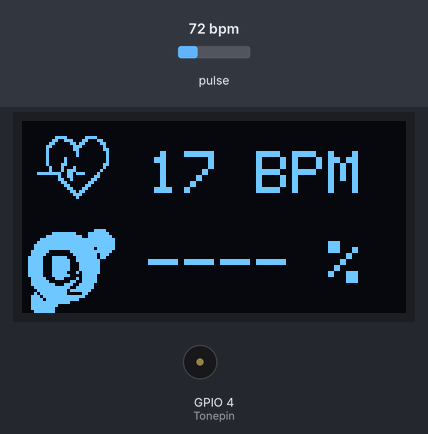
Simulated run of this sketch. Board: ESP32. Shown: 128×64 one-colour display, buzzer (waves = sounding). The test bench sets the inputs (shaded band); at power-on: pulse 72 bpm. The display library's start-up logo is not drawn; what the sketch prints to the serial monitor is not drawn.

Above: at 4.2 s.
4.3 s: pulse set to 124 bpm
At 4.72 s:
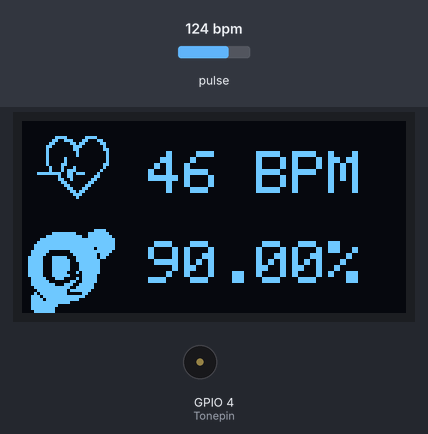
6.5 s: pulse set to 127 bpm
At 7.23 s:
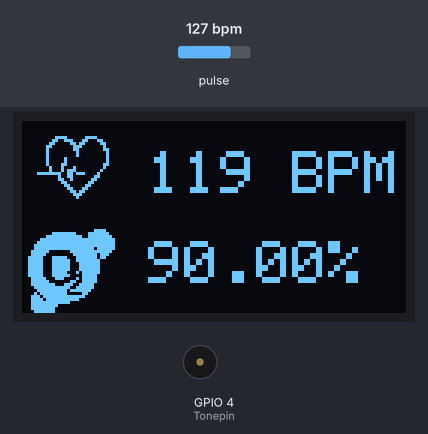
8.5 s: pulse set to 59 bpm
At 9.8 s:
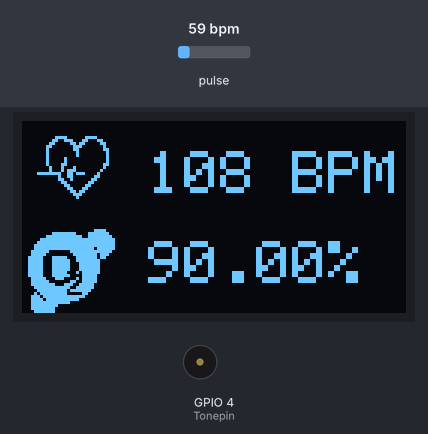
Timing chart, 0 to 17.5 s (numbered marks = the images above; inputs shaded):
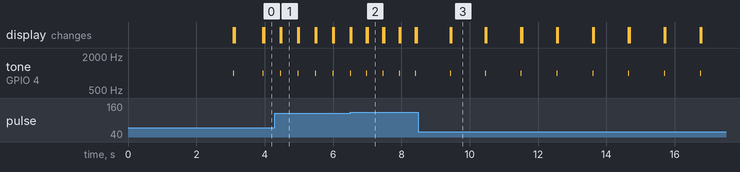

Measured:
- after the input at 4.3 s, tone on GPIO 4 (Tonepin): alternates 1000 Hz for 0.01 s and silent for 0.50 s, starting after 0.16 s
- after the input at 6.5 s, the display: first differs from a run without the input after 0.51 s (image 2)
- after the input at 8.5 s, tone on GPIO 4 (Tonepin): alternates 1000 Hz for 0.01 s and silent for 1.0 s, starting after 0.93 s
- by itself, tone on GPIO 4 (Tonepin): alternates 1000 Hz for 0.01 s and silent for 0.85 s
- what the display in image 1 shows lasts 0.5 s, from 4.5 s to 5.0 s
- what the display in image 2 shows lasts 0.5 s, from 7.0 s to 7.5 s
- what the display in image 3 shows lasts 0.9 s, from 9.5 s to 10.4 s

The sketch:

02SPO2_BPM.ino
```cpp
//https://youtu.be/ghTtpUTSc4o
//安裝程式庫及版本:1.Adafruit SSD1306(2.4.6版)、2.Adafruit GFX(1.10.12版)、3.MAX30105(不限)、4.ESP32Servo(不限版本)
//特別注意，檢查Adafruit BusIO的版本是否為1.7.5版本，否則編譯會出錯

#include <Adafruit_GFX.h>    //OLED libraries
#include <Adafruit_SSD1306.h> //OLED libraries
#include "MAX30105.h"           //MAX3010x library
#include "heartRate.h"          //Heart rate calculating algorithm
#include "ESP32Servo.h"
MAX30105 particleSensor;

//Các biến dùng để tính nhịp tim
const byte RATE_SIZE = 4;
byte rates[RATE_SIZE]; // mảng nhịp tim
byte rateSpot = 0;
long lastBeat = 0;
float beatsPerMinute;// Thời điểm nhịp cuối cùng xảy ra
int beatAvg;

//Các biến dùng để tính lượng oxy trong máu
double avered = 0;
double aveir = 0;
double sumirrms = 0;
double sumredrms = 0;

double SpO2 = 0;
double ESpO2 = 90.0;//Giá trị ban đầu
double FSpO2 = 0.7; //filter factor for estimated SpO2
double frate = 0.95; //low pass filter for IR/red LED value to eliminate AC component
int i = 0;
int Num = 30;//取樣30次才計算1次
#define FINGER_ON 7000    //紅外線最小量（判斷手指有沒有上）
#define MINIMUM_SPO2 90.0 //血氧最小量

//OLED設定
#define SCREEN_WIDTH 128 //OLED寬度
#define SCREEN_HEIGHT 64 //OLED高度
#define OLED_RESET    -1 //Reset pin
Adafruit_SSD1306 display(SCREEN_WIDTH, SCREEN_HEIGHT, &Wire, OLED_RESET); //Declaring the display name (display)

//心跳小圖
static const unsigned char PROGMEM logo2_bmp[] =
{ 0x03, 0xC0, 0xF0, 0x06, 0x71, 0x8C, 0x0C, 0x1B, 0x06, 0x18, 0x0E, 0x02, 0x10, 0x0C, 0x03, 0x10,
  0x04, 0x01, 0x10, 0x04, 0x01, 0x10, 0x40, 0x01, 0x10, 0x40, 0x01, 0x10, 0xC0, 0x03, 0x08, 0x88,
  0x02, 0x08, 0xB8, 0x04, 0xFF, 0x37, 0x08, 0x01, 0x30, 0x18, 0x01, 0x90, 0x30, 0x00, 0xC0, 0x60,
  0x00, 0x60, 0xC0, 0x00, 0x31, 0x80, 0x00, 0x1B, 0x00, 0x00, 0x0E, 0x00, 0x00, 0x04, 0x00,
};
//心跳大圖
static const unsigned char PROGMEM logo3_bmp[] =
{ 0x01, 0xF0, 0x0F, 0x80, 0x06, 0x1C, 0x38, 0x60, 0x18, 0x06, 0x60, 0x18, 0x10, 0x01, 0x80, 0x08,
  0x20, 0x01, 0x80, 0x04, 0x40, 0x00, 0x00, 0x02, 0x40, 0x00, 0x00, 0x02, 0xC0, 0x00, 0x08, 0x03,
  0x80, 0x00, 0x08, 0x01, 0x80, 0x00, 0x18, 0x01, 0x80, 0x00, 0x1C, 0x01, 0x80, 0x00, 0x14, 0x00,
  0x80, 0x00, 0x14, 0x00, 0x80, 0x00, 0x14, 0x00, 0x40, 0x10, 0x12, 0x00, 0x40, 0x10, 0x12, 0x00,
  0x7E, 0x1F, 0x23, 0xFE, 0x03, 0x31, 0xA0, 0x04, 0x01, 0xA0, 0xA0, 0x0C, 0x00, 0xA0, 0xA0, 0x08,
  0x00, 0x60, 0xE0, 0x10, 0x00, 0x20, 0x60, 0x20, 0x06, 0x00, 0x40, 0x60, 0x03, 0x00, 0x40, 0xC0,
  0x01, 0x80, 0x01, 0x80, 0x00, 0xC0, 0x03, 0x00, 0x00, 0x60, 0x06, 0x00, 0x00, 0x30, 0x0C, 0x00,
  0x00, 0x08, 0x10, 0x00, 0x00, 0x06, 0x60, 0x00, 0x00, 0x03, 0xC0, 0x00, 0x00, 0x01, 0x80, 0x00
};
//氧氣圖示
static const unsigned char PROGMEM O2_bmp[] = {
  0x00, 0x00, 0x00, 0x00, 0x00, 0x00, 0x00, 0xf0, 0x00, 0x3f, 0xc3, 0xf8, 0x00, 0xff, 0xf3, 0xfc,
  0x03, 0xff, 0xff, 0xfe, 0x07, 0xff, 0xff, 0xfe, 0x0f, 0xff, 0xff, 0xfe, 0x0f, 0xff, 0xff, 0x7e,
  0x1f, 0x80, 0xff, 0xfc, 0x1f, 0x00, 0x7f, 0xb8, 0x3e, 0x3e, 0x3f, 0xb0, 0x3e, 0x3f, 0x3f, 0xc0,
  0x3e, 0x3f, 0x1f, 0xc0, 0x3e, 0x3f, 0x1f, 0xc0, 0x3e, 0x3f, 0x1f, 0xc0, 0x3e, 0x3e, 0x2f, 0xc0,
  0x3e, 0x3f, 0x0f, 0x80, 0x1f, 0x1c, 0x2f, 0x80, 0x1f, 0x80, 0xcf, 0x80, 0x1f, 0xe3, 0x9f, 0x00,
  0x0f, 0xff, 0x3f, 0x00, 0x07, 0xfe, 0xfe, 0x00, 0x0b, 0xfe, 0x0c, 0x00, 0x1d, 0xff, 0xf8, 0x00,
  0x1e, 0xff, 0xe0, 0x00, 0x1f, 0xff, 0x00, 0x00, 0x1f, 0xf0, 0x00, 0x00, 0x1f, 0xe0, 0x00, 0x00,
  0x0f, 0xe0, 0x00, 0x00, 0x07, 0x80, 0x00, 0x00, 0x00, 0x00, 0x00, 0x00, 0x00, 0x00, 0x00, 0x00
};

int Tonepin = 4; //蜂鳴器腳位

void setup() {
  Serial.begin(115200);
  Serial.println("System Start");
  display.begin(SSD1306_SWITCHCAPVCC, 0x3C); //Start the OLED display
  display.display();
  delay(3000);
  //檢查
  if (!particleSensor.begin(Wire, I2C_SPEED_FAST)) //Use default I2C port, 400kHz speed
  {
    Serial.println("找不到MAX30102");
    while (1);
  }
  //以下選項可自行調整
  byte ledBrightness = 0x7F; //亮度建議=127, Options: 0=Off to 255=50mA
  byte sampleAverage = 4; //Options: 1, 2, 4, 8, 16, 32
  byte ledMode = 2; //Options: 1 = Red only(心跳), 2 = Red + IR(血氧)
  int sampleRate = 800; //Options: 50, 100, 200, 400, 800, 1000, 1600, 3200
  int pulseWidth = 215; //Options: 69, 118, 215, 411
  int adcRange = 16384; //Options: 2048, 4096, 8192, 16384
  // Set up the wanted parameters
  particleSensor.setup(ledBrightness, sampleAverage, ledMode, sampleRate, pulseWidth, adcRange); //Configure sensor with these settings
  particleSensor.enableDIETEMPRDY();

  particleSensor.setPulseAmplitudeRed(0x0A); //Turn Red LED to low to indicate sensor is running
  particleSensor.setPulseAmplitudeGreen(0); //Turn off Green LED
}

void loop() {
  long irValue = particleSensor.getIR();    //Reading the IR value it will permit us to know if there's a finger on the sensor or not
  //是否有放手指
  if (irValue > FINGER_ON ) {

    //檢查是否有心跳，測量心跳
    if (checkForBeat(irValue) == true) {
      //心跳動畫
      display.clearDisplay();//清除螢幕
      display.drawBitmap(0, 0, logo3_bmp, 32, 32, WHITE);//顯示大的心跳圖示
      display.setTextSize(2);//設定文字大小
      display.setTextColor(WHITE);//文字顏色
      display.setCursor(42, 10);//設定游標位置
      //display.print(beatAvg); display.println(" BPM");//顯示心跳數值
      display.drawBitmap(0, 35, O2_bmp, 32, 32, WHITE);//顯示氧氣圖示
      display.setCursor(42, 40);//設定游標位置
      //顯示血氧數值
      if (beatAvg > 30) display.print(String(ESpO2) + "%");
      else display.print("---- %" );
      display.display();//顯示螢幕
      tone(Tonepin, 1000);//發出聲音
      delay(10);
      noTone(Tonepin);//停止聲音
      //Serial.print("Bpm="); Serial.println(beatAvg);//將心跳顯示到序列
      long delta = millis() - lastBeat;//計算心跳差
      lastBeat = millis();
      beatsPerMinute = 60 / (delta / 1000.0);//計算平均心跳
      if (beatsPerMinute < 255 && beatsPerMinute > 20) {
        //心跳必須再20-255之間
        rates[rateSpot++] = (byte)beatsPerMinute; //儲存心跳數值陣列
        rateSpot %= RATE_SIZE;
        beatAvg = 0;//計算平均值
        for (byte x = 0 ; x < RATE_SIZE ; x++) beatAvg += rates[x];
        beatAvg /= RATE_SIZE;
      }
    }

    //測量血氧
    uint32_t ir, red ;
    double fred, fir;
    particleSensor.check(); //Check the sensor, read up to 3 samples
    if (particleSensor.available()) {
      i++;
      ir = particleSensor.getFIFOIR(); //讀取紅外線
      red = particleSensor.getFIFORed(); //讀取紅光
      //Serial.println("red=" + String(red) + ",IR=" + String(ir) + ",i=" + String(i));
      fir = (double)ir;//轉double
      fred = (double)red;//轉double
      aveir = aveir * frate + (double)ir * (1.0 - frate); //average IR level by low pass filter
      avered = avered * frate + (double)red * (1.0 - frate);//average red level by low pass filter
      sumirrms += (fir - aveir) * (fir - aveir);//square sum of alternate component of IR level
      sumredrms += (fred - avered) * (fred - avered); //square sum of alternate component of red level

      if ((i % Num) == 0) {
        double R = (sqrt(sumirrms) / aveir) / (sqrt(sumredrms) / avered);
        SpO2 = -23.3 * (R - 0.4) + 100;
        ESpO2 = FSpO2 * ESpO2 + (1.0 - FSpO2) * SpO2;//low pass filter
        if (ESpO2 <= MINIMUM_SPO2) ESpO2 = MINIMUM_SPO2; //indicator for finger detached
        if (ESpO2 > 100) ESpO2 = 99.9;
        //Serial.print(",SPO2="); Serial.println(ESpO2);
        sumredrms = 0.0; sumirrms = 0.0; SpO2 = 0;
        i = 0;
      }
      particleSensor.nextSample(); //We're finished with this sample so move to next sample
    }

    //將數據顯示到序列
    Serial.print("Bpm:" + String(beatAvg));
    //顯示血氧數值，避免誤測，規定心跳超過30才能顯示血氧
    if (beatAvg > 30)  Serial.println(",SPO2:" + String(ESpO2));
    else Serial.println(",SPO2:" + String(ESpO2));

    //將數據顯示到OLED顯示器
    display.clearDisplay();//清除螢幕
    display.drawBitmap(5, 5, logo2_bmp, 24, 21, WHITE);//顯示小的心跳圖示
    display.setTextSize(2);//設定文字大小
    display.setTextColor(WHITE);//文字顏色
    display.setCursor(42, 10);//設定游標位置
    display.print(beatAvg); display.println(" BPM");//顯示心跳數值
    display.drawBitmap(0, 35, O2_bmp, 32, 32, WHITE);//顯示氧氣圖示
    display.setCursor(42, 40);//設定游標位置
    //顯示血氧數值，避免誤測，規定心跳超過30才能顯示血氧
    if (beatAvg > 30) display.print(String(ESpO2) + "%");
    else display.print("---- %" );
    display.display();//顯示螢幕
  }
  //沒偵測到手指，清除所有數據及螢幕內容顯示"Finger Please"
  else {
    //清除心跳數據
    for (byte rx = 0 ; rx < RATE_SIZE ; rx++) rates[rx] = 0;
    beatAvg = 0; rateSpot = 0; lastBeat = 0;
    //清除血氧數據
    avered = 0; aveir = 0; sumirrms = 0; sumredrms = 0;
    SpO2 = 0; ESpO2 = 90.0;
    //顯示Finger Please
    display.clearDisplay();
    display.setTextSize(2);
    display.setTextColor(WHITE);
    display.setCursor(30, 5);
    display.println("Finger");
    display.setCursor(30, 35);
    display.println("Please");
    display.display();
    noTone(Tonepin);
  }
}
```
